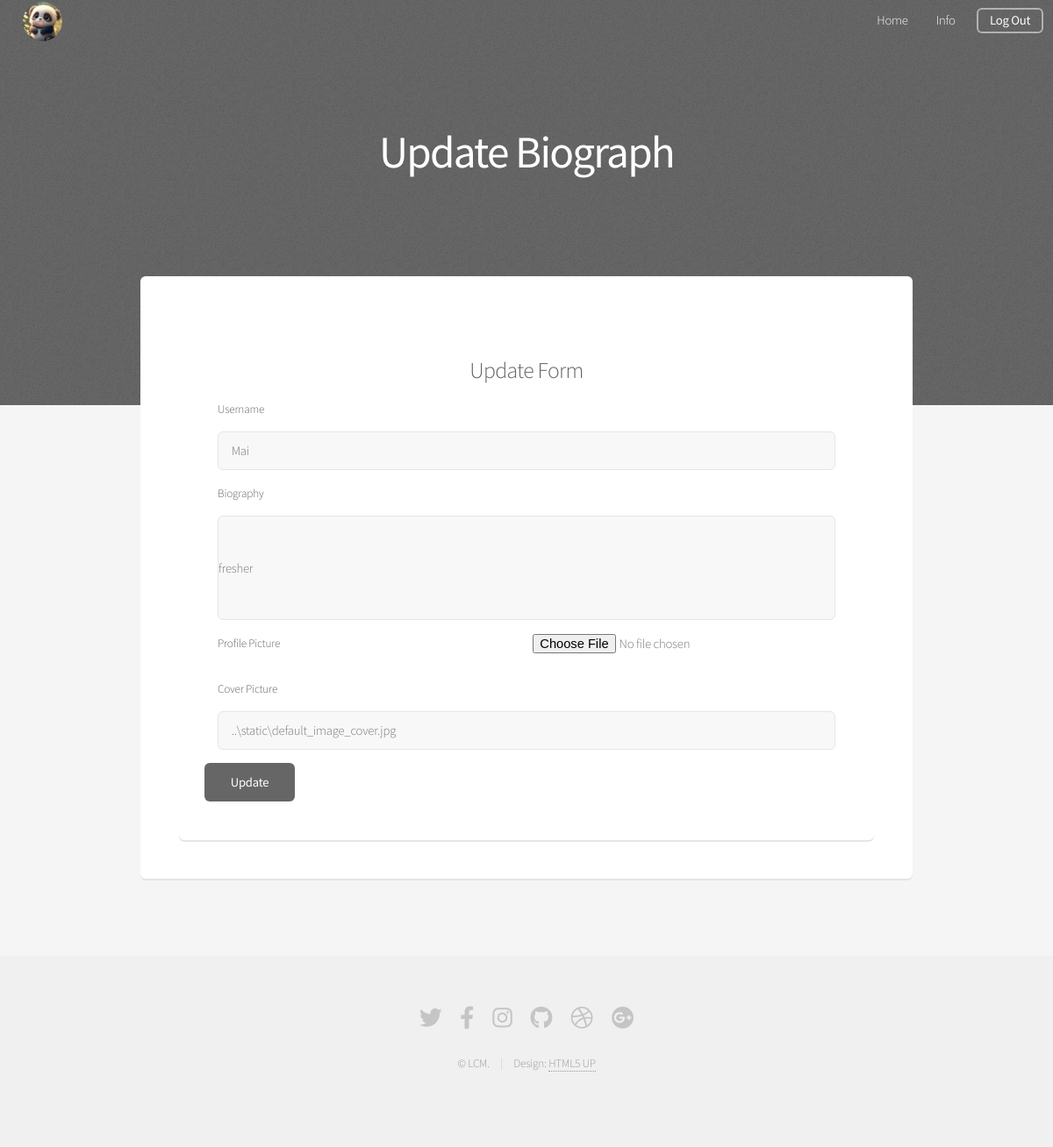
The app's page /account/update (signed in), older data.
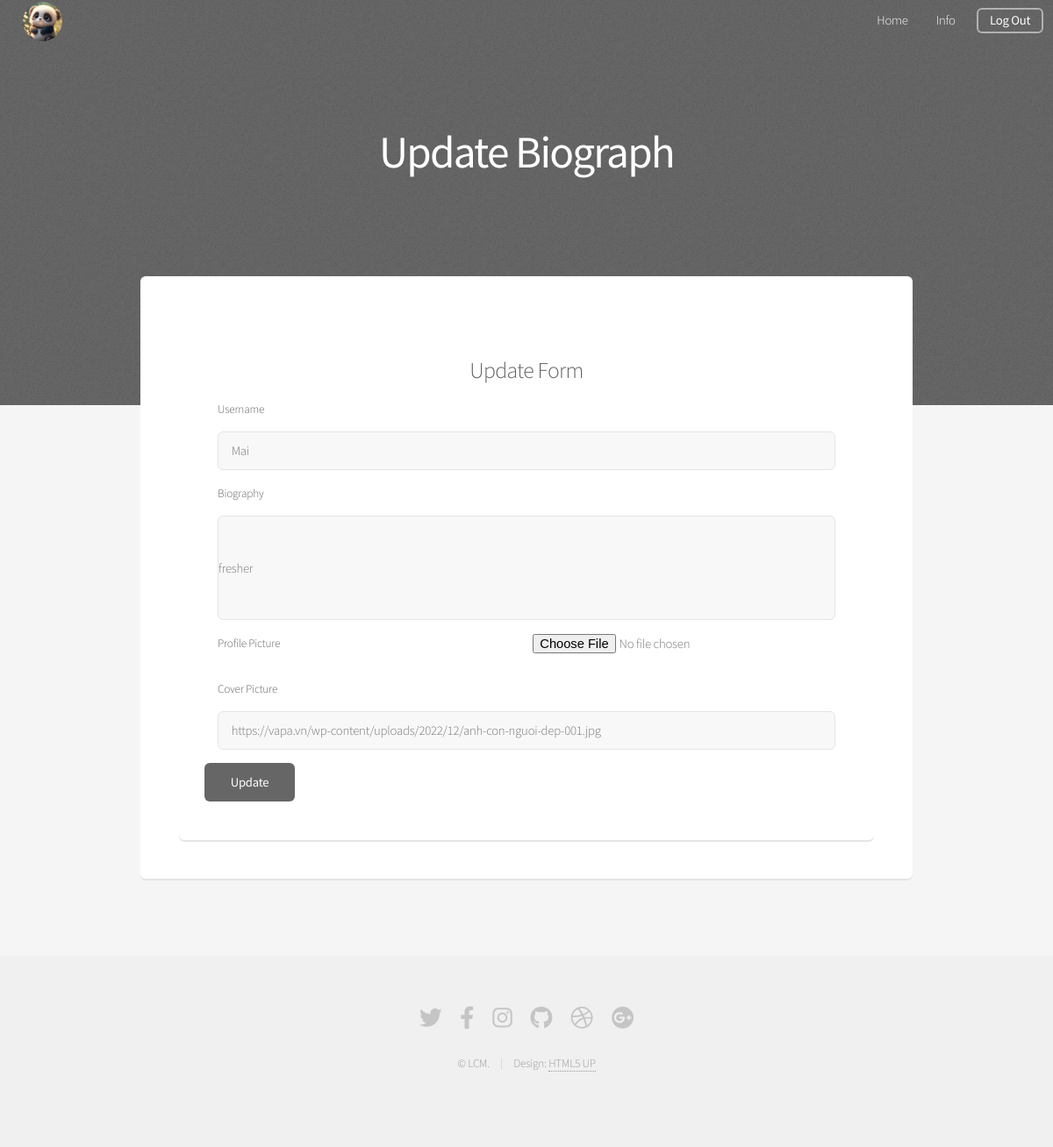
The same page, newer data.
### blog/model.py (models this page shows, shortened)
class User(db.Model, UserMixin):
    id = db.Column(db.Integer, primary_key=True)
    email = db.Column(db.String(100), unique=True, nullable=False)
    username = db.Column(db.String(100), nullable=False)
    password = db.Column(db.String(100), nullable=False)
    bio = db.Column(db.String(250), default=None)
    avatar = db.Column(db.String(20), default="..\static\default_avatar.png")
    image_cover = db.Column(db.String(20), default="..\static\default_image_cover.jpg")
    rank_id = db.Column(db.Integer, default=2) # except admin, rank_id=1
    user_rela = db.relationship('State', backref=db.backref('user', lazy=True))

### blog/route.py (the view, shortened to what this page needs)
@app.route('/account/update', methods=['GET', 'POST'])
@login_required
def update_account():
    form = UpdateAccountForm(
        username=current_user.username,
        bio=current_user.bio,
        image_cover=current_user.image_cover
    )
    return render_template('update_account.html', form=form)

### blog/form.py (shortened to what this page needs)
class UpdateAccountForm(FlaskForm):
    username = StringField('Username', validators=[DataRequired(), Length(min=2, max=20)])
    bio = StringField('Biography')
    avatar = FileField('Profile Picture', validators=[FileAllowed(['jpg', 'png', 'jpeg'])])
    image_cover = StringField('Cover Picture')
    submit = SubmitField('Update')

### blog/model.py (called while the page is built)
@login_manager.user_loader
def load_user(user_id):
     return User.query.get(int(user_id))

### blog/templates/update_account.html (shortened to what this page needs)
<!DOCTYPE HTML>
<html>
	<head>
		<link rel="stylesheet" href="../static/assets/css/main.css" />
	</head>
	<body class="landing is-preload">
		<div id="page-wrapper">
            <header id="header" class="alt">
                <nav style="left: 0.75em; right: auto;">
                    <ul>
                        <li>
                            <a><img src="{{ current_user.avatar }}" class="avatar"></a>
                        </li>
                    </ul>
                </nav>
                <nav id="nav">
                    <ul>
                        <li><a href="{{ url_for('home') }}">Home</a></li>
                        <li><a href="{{ url_for('account') }}" class="icon solid">Info</a></li>
                        <li><a href="{{ url_for('logout') }}" class="button">Log Out</a></li>
                    </ul>
                </nav>
            </header>
            <section id="banner" style="background-image: url('../static/assets/css/images/overlay.png'),url('../static/images/banner.png');">
                <h2><b style="color: white;">Update Biograph</b></h2>
            </section>
            <section id="main" class="container">
                <section class="box special">
                    <section class="box">
                        <h3>Update Form</h3>
                        <form method="post" action="#" enctype="multipart/form-data">
                            <div class="row gtr-uniform gtr-50">
                            <div class="col-12 col-12-mobilep">
                                <p>{{ form.username.label }}</p>
                                {{ form.username }}
                            </div>
                            <div class="col-12 col-12-mobilep">
                                <p>{{ form.bio.label }}</p>
                                {{ form.bio }}
                            </div>
                            <div class="col-6 col-6-mobilep">
                                <p>{{ form.avatar.label }}</p>
                            </div>
                            <div class="col-6 col-6-mobilep">
                                <p>{{ form.avatar }}</p>
                            </div>
                            <div class="col-12 col-12-mobilep">
                                <p>{{ form.image_cover.label }}</p>
                                {{ form.image_cover }}
                            </div>
                            <div class="col-12">
                                <ul class="actions">
                                    {{ form.submit }}
                                </ul>
                            </div>
                            </div>
                        </form>
                    </section>
                </section>
            </section>
            <footer id="footer">
                <ul class="icons">
                    <li><a href="#" class="icon brands fa-twitter"><span class="label">Twitter</span></a></li>
                    <li><a href="#" class="icon brands fa-facebook-f"><span class="label">Facebook</span></a></li>
                    <li><a href="#" class="icon brands fa-instagram"><span class="label">Instagram</span></a></li>
                    <li><a href="#" class="icon brands fa-github"><span class="label">Github</span></a></li>
                    <li><a href="#" class="icon brands fa-dribbble"><span class="label">Dribbble</span></a></li>
                    <li><a href="#" class="icon brands fa-google-plus"><span class="label">Google+</span></a></li>
                </ul>
                <ul class="copyright">
                    <li>&copy; LCM.</li><li>Design: <a href="http://html5up.net">HTML5 UP</a></li>
                </ul>
            </footer>
		</div>
	</body>
</html>

Row changes from the older to the newer data that the page shows:
changed User "Mai": image_cover "..\\static\\default_image_cover.jpg" → "https://vapa.vn/wp-content/uploads/2022/12/anh-con-nguoi-dep-001.jpg"
